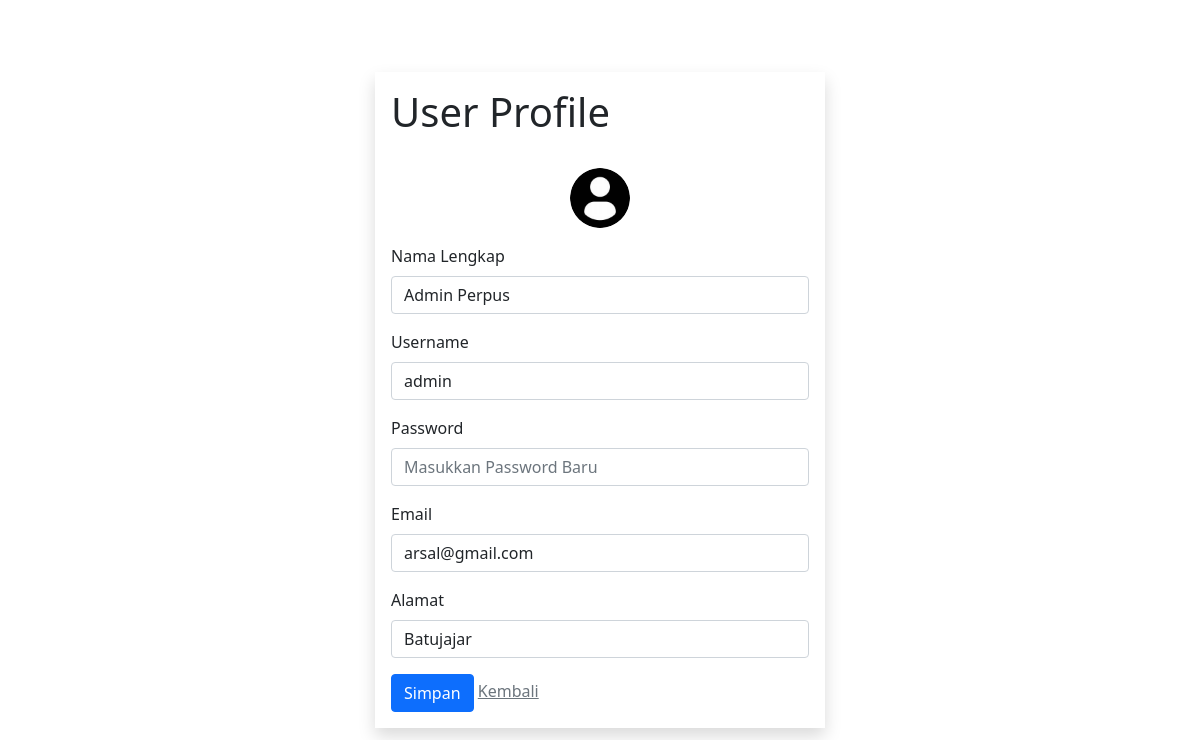
Screenshot of /profile.php (signed in) with the database file from the repository.
### tables this page shows
CREATE TABLE `user` (
  `userid` int(11) NOT NULL,
  `username` varchar(225) NOT NULL,
  `password` varchar(225) NOT NULL,
  `email` varchar(225) NOT NULL,
  `namalengkap` varchar(225) NOT NULL,
  `alamat` varchar(225) NOT NULL,
  `level` varchar(20) NOT NULL
);

### profile.php (the view, shortened to what this page needs)
<!DOCTYPE html>
<html>
<head>
	<link href="https://cdn.jsdelivr.net/npm/bootstrap@5.1.3/dist/css/bootstrap.min.css" rel="stylesheet">
</head>
<body>
<?php
include 'koneksi.php';
$id_user = $_SESSION['userid'];
$query = mysqli_query($connect,"SELECT * FROM user WHERE userid='$id_user'");
while($profile=mysqli_fetch_array($query)){
?>
    <div class="d-flex justify-content-center align-items-center vh-100">
        <form class="shadow w-450 p-3" action="profile-proses.php" method="post" enctype="multipart/form-data">
            <h4 class="display-4  fs-1">User Profile</h4><br>
            <div class="mb-3">
            <center><img src="assets/img/profile.png" class="rounded-circle" style="width: 60px"></center>
          </div>
          <div class="mb-3">
            <label class="form-label">Nama Lengkap</label>
            <input type="text" class="form-control" name="nama" value="<?php echo $profile['namalengkap']?>">
          </div>
          <div class="mb-3">
            <label class="form-label">Username</label>
            <input type="text" class="form-control" name="username" value="<?php echo $profile['username']?>">
          </div>
          <div class="mb-3">
            <label class="form-label">Password</label>
            <input type="password" class="form-control" name="password" placeholder="Masukkan Password Baru">
          </div>
          <div class="mb-3">
            <label class="form-label">Email</label>
            <input type="email" class="form-control" name="email" value="<?php echo $profile['email']?>">
          </div>
          <div class="mb-3">
            <label class="form-label">Alamat</label>
            <input type="text" class="form-control" name="alamat" value="<?php echo $profile['alamat']?>">
          </div>
          <button type="submit" class="btn btn-primary">Simpan</button>
          <a href="index.php" class="link-secondary">Kembali</a>
        </form>
        <?php
}
?>
    </div>
</body>
</html>

### profile.php (style rules this page uses)
.w-450 { width: 450px; }
.vh-100 { min-height: 100vh; }

### rows the page displays
user: nama "Admin Perpus", username "admin", email "arsal@gmail.com", alamat "Batujajar"
